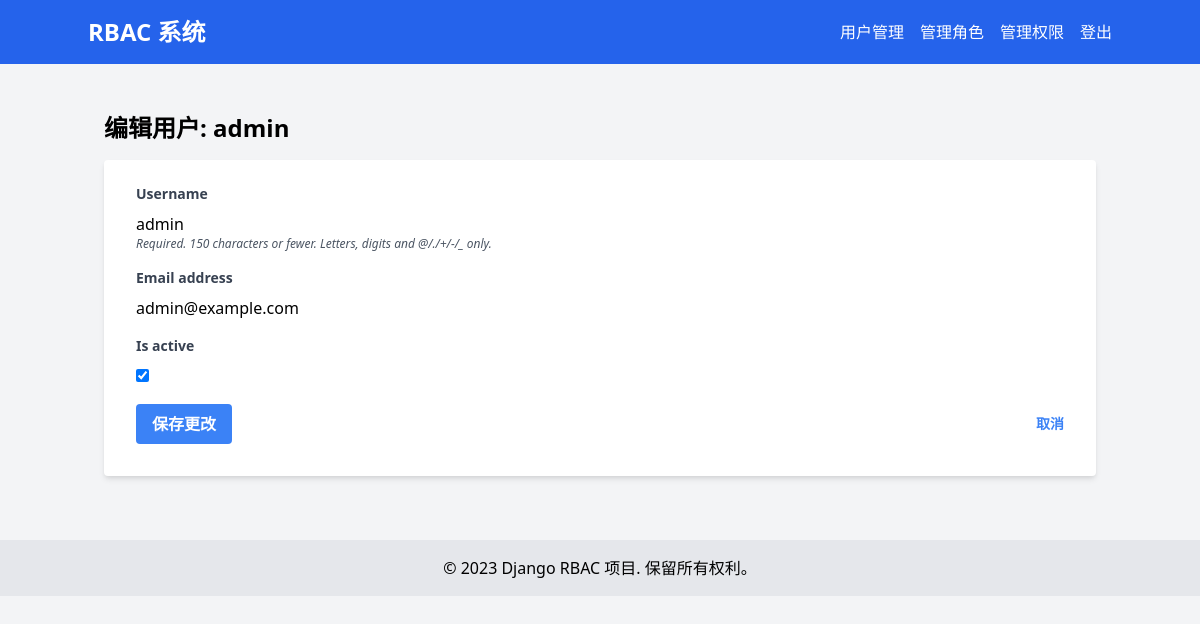
The page /accounts/users/1/edit/ (signed in) on the database its author committed.
### accounts/models.py (models this page shows, shortened)
class CustomUser(AbstractUser):
    class Meta:
        permissions = [
            ("view_user_list", "Can view user list"),
            ("manage_roles", "Can manage roles"),
            ("manage_permissions", "Can manage permissions"),
        ]
    is_active = models.BooleanField(default=True)
    groups = models.ManyToManyField(
        Group,
        verbose_name='groups',
        blank=True,
        help_text='The groups this user belongs to. A user will get all permissions granted to each of their groups.',
        related_name='customuser_set',
        related_query_name='customuser',
    )
    user_permissions = models.ManyToManyField(
        Permission,
        verbose_name='user permissions',
        blank=True,
        help_text='Specific permissions for this user.',
        related_name='customuser_set',
        related_query_name='customuser',
    )
    def has_user_management_permission(self):
        return (
                self.is_superuser or
                self.is_staff or
                self.has_perm('accounts.view_customuser') or
                UserRole.objects.filter(
                    user=self,
                    role__rolepermission__permission__codename='can_manage_users'
                ).exists()
        )

### accounts/views.py (the view, shortened to what this page needs)
# urls.py: path('accounts/users/<int:user_id>/edit/', account_views.UserEditView.as_view(), name='user_edit'),
@method_decorator([login_required, user_management_required], name='dispatch')
class UserEditView(LoginRequiredMixin, UserPassesTestMixin, UpdateView):
    model = CustomUser
    pk = 'user_id'
    pk_url_kwarg = 'user_id'
    form_class = UserEditForm
    template_name = 'accounts/user_edit.html'
    context_object_name = 'user'
    def test_func(self):
        return self.request.user.is_staff or self.request.user == self.get_object()

### accounts/forms.py
class UserEditForm(forms.ModelForm):
    class Meta:
        model = CustomUser
        fields = ['username', 'email', 'is_active']

### accounts/templates/accounts/user_edit.html (shortened to what this page needs)
{% extends 'base.html' %}
{% block content %}
  <h2 class="text-2xl font-bold mb-4">编辑用户: {{ user.username }}</h2>
  <form method="post" class="bg-white shadow-md rounded px-8 pt-6 pb-8 mb-4">
    {% for field in form %}
      <div class="mb-4">
        <label class="block text-gray-700 text-sm font-bold mb-2" for="{{ field.id_for_label }}">
          {{ field.label }}
        </label>
        {{ field }}
        {% if field.help_text %}
          <p class="text-gray-600 text-xs italic">{{ field.help_text }}</p>
        {% endif %}
      </div>
    {% endfor %}
    <div class="flex items-center justify-between">
      <button class="bg-blue-500 hover:bg-blue-700 text-white font-bold py-2 px-4 rounded focus:outline-none focus:shadow-outline" type="submit">
        保存更改
      </button>
      <a class="inline-block align-baseline font-bold text-sm text-blue-500 hover:text-blue-800" href="{% url 'user_detail' user.id %}">
        取消
      </a>
    </div>
  </form>
{% endblock %}

### rows shown on the page
CustomUser: username "admin", form "admin" "admin@example.com" "☑"

### other values the page prints
{{ field.label }} "Username" "Email address" "Is active"
{{ field.help_text }} "Required. 150 characters or fewer. Letters, digits and @/./+/-/_ only."
